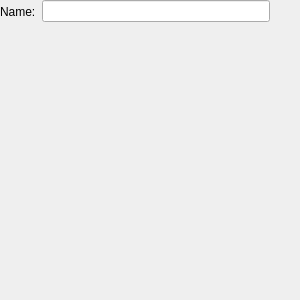
<?xml version="1.0" encoding="UTF-8"?>
<ui version="4.0">
 <class>RootEditPane</class>
 <widget class="QWidget" name="RootEditPane">
  <property name="geometry">
   <rect>
    <x>0</x>
    <y>0</y>
    <width>300</width>
    <height>300</height>
   </rect>
  </property>
  <layout class="QVBoxLayout" name="main_layout">
   <property name="leftMargin">
    <number>0</number>
   </property>
   <property name="topMargin">
    <number>0</number>
   </property>
   <property name="rightMargin">
    <number>0</number>
   </property>
   <property name="bottomMargin">
    <number>0</number>
   </property>
   <item>
    <layout class="QFormLayout" name="form">
     <item row="0" column="0">
      <widget class="QLabel" name="root_name_label">
       <property name="text">
        <string>Name:</string>
       </property>
       <property name="buddy">
        <cstring>root_name_edit</cstring>
       </property>
      </widget>
     </item>
     <item row="0" column="1">
      <layout class="QHBoxLayout" name="root_name_layout">
       <item>
        <widget class="QLineEdit" name="root_name_edit">
         <property name="toolTip">
          <string>What the browser shows for this root and what a folder filter addresses. Nothing on disk changes. Left empty, the root shows where it is.</string>
         </property>
        </widget>
       </item>
       <item>
        <widget class="QToolButton" name="default_root_name_button">
         <property name="toolButtonStyle">
          <enum>Qt::ToolButtonStyle::ToolButtonIconOnly</enum>
         </property>
         <property name="autoRaise">
          <bool>true</bool>
         </property>
        </widget>
       </item>
      </layout>
     </item>
    </layout>
   </item>
   <item>
    <widget class="RootLayoutsEditor" name="layouts_editor"/>
   </item>
  </layout>
 </widget>
 <customwidgets>
  <customwidget>
   <class>RootLayoutsEditor</class>
   <extends>QWidget</extends>
   <header>rehuco_agent.rehuco.root_layouts_editor</header>
  </customwidget>
 </customwidgets>
 <resources/>
 <connections/>
</ui>
